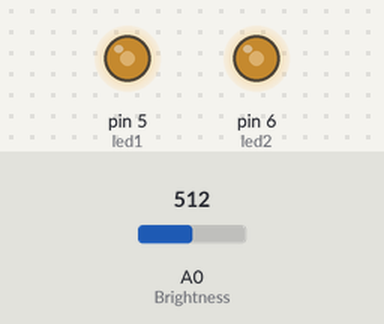
Bench run of a sketch on a simulated Arduino Uno, built with avr-gcc and run on an emulated ATmega328P. Parts: output pins drawn as LEDs (lit = HIGH). The test bench sets the inputs (shaded band); at power-on: A0 (Brightness) = 512.

Above: at 1.2 s.
1.3 s: A0 (Brightness) set to 306
At 2.5 s:
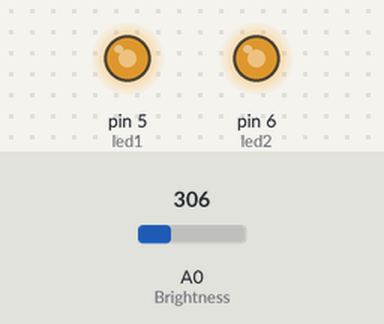
2.8 s: A0 (Brightness) set to 245
At 3.8 s:
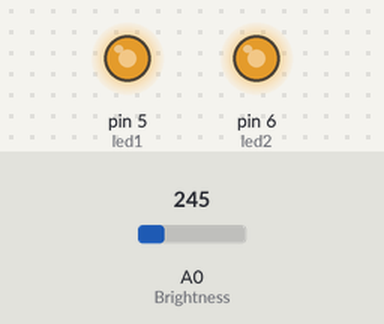
4.3 s: A0 (Brightness) set to 900
At 5.1 s:
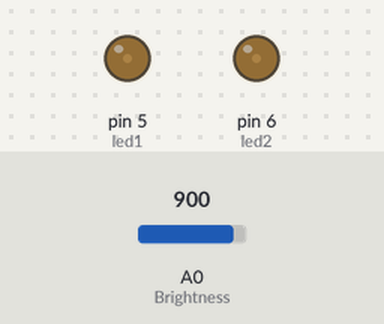
5.8 s: A0 (Brightness) set to 1023
At 6.3 s:
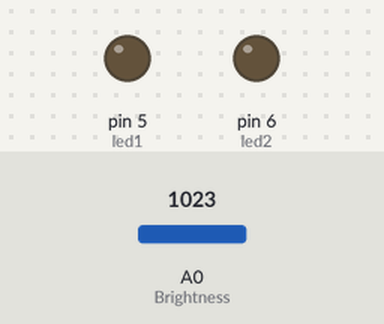
Timing chart, 0 to 8.3 s (numbered marks = the images above; inputs shaded):
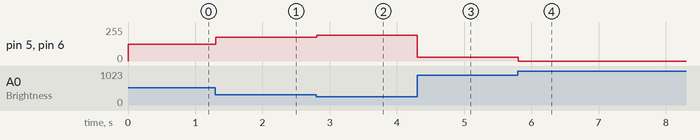

The sketch:

_4_5_analogInput_practice.ino
```cpp
// LED(Active LOW) : D5, D6
// Light Sensor : A0
int led1 = 5;
int led2 = 6;
int Brightness = A0;
int MAX_PWM = 255;

void setup()
{
  Serial.begin(9600);
}

void loop()
{
  int valBrightness = analogRead(Brightness);
  int valPWM = MAX_PWM - valBrightness/4;
  // 주변이 밝으면 LED는 어두워지고
  // 주변이 어두워지면 LED는 밝아지는 동작
  analogWrite(led1, valPWM);
  analogWrite(led2, valPWM);

  delay(100);
}
```

Measured:
- after the input at 1.3 s, pin 5 (led1), pin 6 (led2): 127/255 → 179/255 at once
- after the input at 2.8 s, pin 5 (led1), pin 6 (led2): 179/255 → 194/255 at once
- after the input at 4.3 s, pin 5 (led1), pin 6 (led2): 194/255 → 30/255 at once
- after the input at 5.8 s, pin 5 (led1), pin 6 (led2): 30/255 → 0/255 at once
